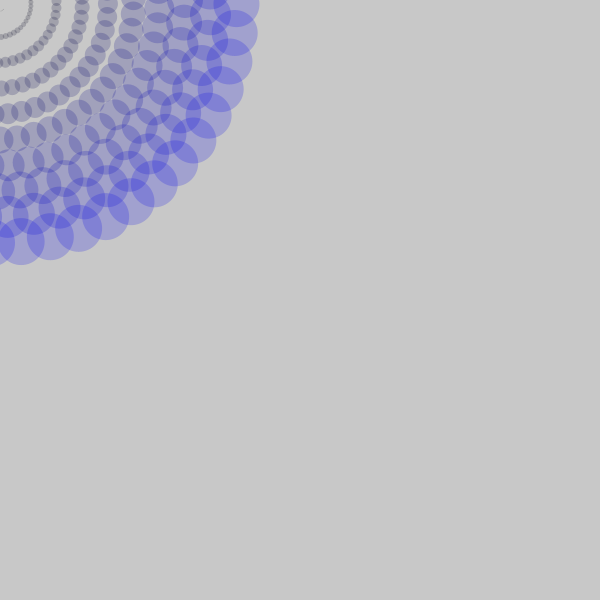
Frame 1 (no input)
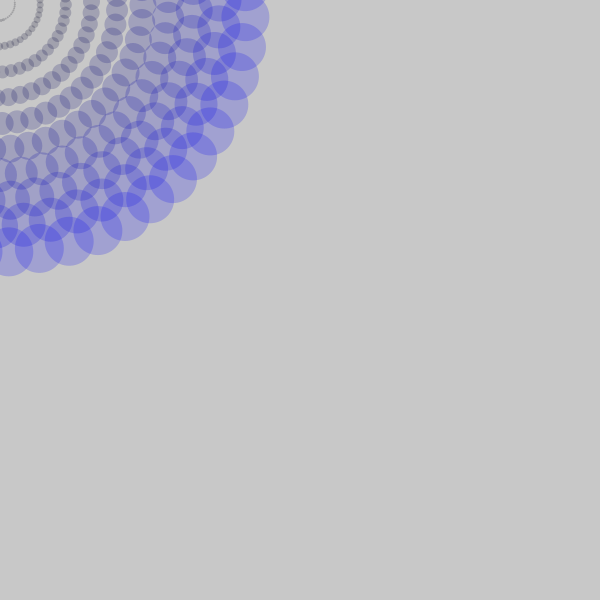
Frame 60 (the mouse pressed at the canvas centre just before this capture)
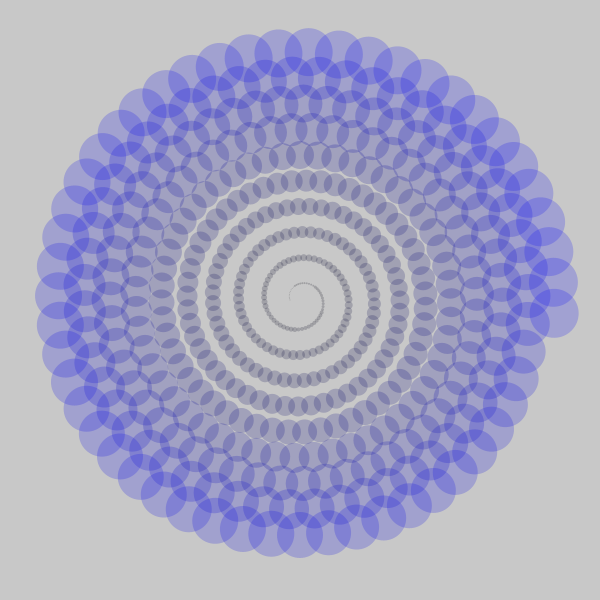
Frame 120 (the mouse held since frame 60 and released just before this capture)

The Processing sketch that drew these frames (run headless with seeded random() and noise(); from frame 60 on, the mouse is pressed at the canvas centre):

// Processing sketch: processing_96463
// ── processing_96463.pde

//five objects equal dist around the mouse
int objNum = 50;
float degrees = 360/objNum;
float distance = 15;
float angleOffset = 0;
float yOffset;
void setup() {
  size(600,600);
  noStroke ();
}
void draw() {
  background(200);
  distance = 5;
 
  for(int i =0; i < 500; i ++) {
   fill(0,0,i/2,50);
   float xOffset = cos(radians(degrees * i + angleOffset)) * distance;
   float yOffset = sin(radians(degrees * i + angleOffset)) * distance;
   ellipse(mouseX + xOffset, mouseY + yOffset, i/10, i/10);
  
   distance+=.5;
 }
 angleOffset += 10;
}
